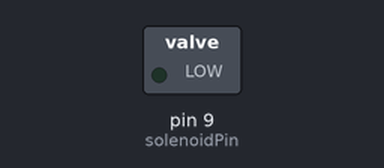
This sketch was run on a simulated Arduino Uno, built with avr-gcc and run on an emulated ATmega328P. Shown: switched loads named in the sketch (green lamp = pin HIGH). What the sketch prints to the serial monitor is not drawn.

Above: at 0.1 s.
Timing chart, 0 to 40.0 s (numbered marks = the images above):
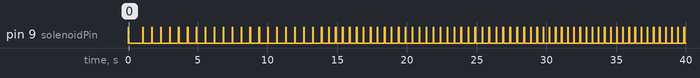

The sketch:

kojr.ino
```cpp
/**
   FF9 King of Jump Rope

   @version 1.0
   @see Solenoid on pin 9.
   @link Concept Arduino + Solenoid: https://core-electronics.com.au/tutorials/solenoid-control-with-arduino.html
   @link Idea from on Rasp: https://github.com/mikelhamer/kojr/blob/master/kojr.py
   @link With timing from for AutoIt: https://github.com/septomor/FF9-Jump-Rope-Script/blob/master/Jump.ahk
*/

int count = 0,
    run = 0,
    solenoidPin = 9;

void setup()
{
  Serial.begin(9600);
  pinMode(solenoidPin, OUTPUT);
}

void push(int wait, int sleep = 50)
{
  Serial.println("Jump: " + String(++count));
  digitalWrite(solenoidPin, HIGH);
  delay(sleep);
  digitalWrite(solenoidPin, LOW);
  delay(wait);
}

void jump1To19()
{
  for (int i = 0; i < 10; i++)
  {
    push(593);
    push(588);
  }
}

void jump20To49()
{
  for (int i = 0; i < 15; i++)
  {
    push(460);
    push(440);
  }
}

void jump50To99()
{
  for (int i = 0; i < 10; i++)
  {
    push(390);
  }
  for (int i = 0; i < 20; i++)
  {
    push(388);
  }
  for (int i = 0; i < 20; i++)
  {
    push(390);
  }
}

void jump100To199()
{
  for (int i = 0; i < 20; i++)
  {
    push(355);
  }
  for (int i = 0; i < 10; i++)
  {
    push(349);
  }
  // 130
  for (int i = 0; i < 25; i++)
  {
    push(355);
  }
  // 155
  for (int i = 0; i < 10; i++)
  {
    push(349);
  }
  // 165
  for (int i = 0; i < 25; i++)
  {
    push(353);
  }
  // 190
  for (int i = 0; i < 10; i++)
  {
    push(349);
  }
}

void jump200To299()
{
  for (int i = 0; i < 5; i++)
  {
    push(305, 45);
    push(310, 45);
  }
  // 210
  for (int i = 0; i < 30; i++)
  {
    push(300, 45);
    push(312, 45);
  }
  // 270
  for (int i = 0; i < 15; i++)
  {
    push(300, 45);
    push(310, 45);
  }
}

void jump300To999()
{
  for (int j = 0; j < 10; j++)
  {
    for (int i = 0; i < 10; i++)
    {
      push(315);
      push(325);
    }
    delay(5);

    //28
    for (int i = 0; i < 3; i++)
    {
      push(310);
      push(320);
    }

    //34
    for (int i = 0; i < 4; i++)
    {
      push(320);
      push(330);
    }

    //42
    for (int i = 0; i < 4; i++)
    {
      push(317);
      push(327);
    }

    //50
    for (int i = 0; i < 4; i++)
    {
      push(320);
      push(325);
    }

    //58
    push(310);
    push(320);
    delay(20);

    //60
    for (int i = 0; i < 5; i++)
    {
      push(330);
      push(325);
    }

    //70
    for (int i = 0; i < 5; i++)
    {
      push(315);
      push(325);
    }

    delay(20);
  }
}

void start()
{
  run = 1;
  count = 0;
  Serial.println("Start");
  push(1000);
  Serial.println("jump1To19");
  jump1To19();
  Serial.println("jump20To49");
  jump20To49();
  Serial.println("jump50To99");
  jump50To99();
  Serial.println("jump100To199");
  jump100To199();
  Serial.println("jump200To299");
  jump200To299();
  Serial.println("jump300To999");
  jump300To999();
  push(1000);
  Serial.println("End");
}

void loop()
{
  if (run == 0)
  {
    start();
  }
}
```

Measured:
- by itself, pin 9 (solenoidPin): goes HIGH 0.05 s, LOW 1.0 s, 20 × (HIGH 0.05 s, LOW 0.59 s), 40 × (HIGH 0.05 s, LOW 0.46 s), 15 × (HIGH 0.05 s, LOW 0.39 s), HIGH 0.05 s, then LOW
